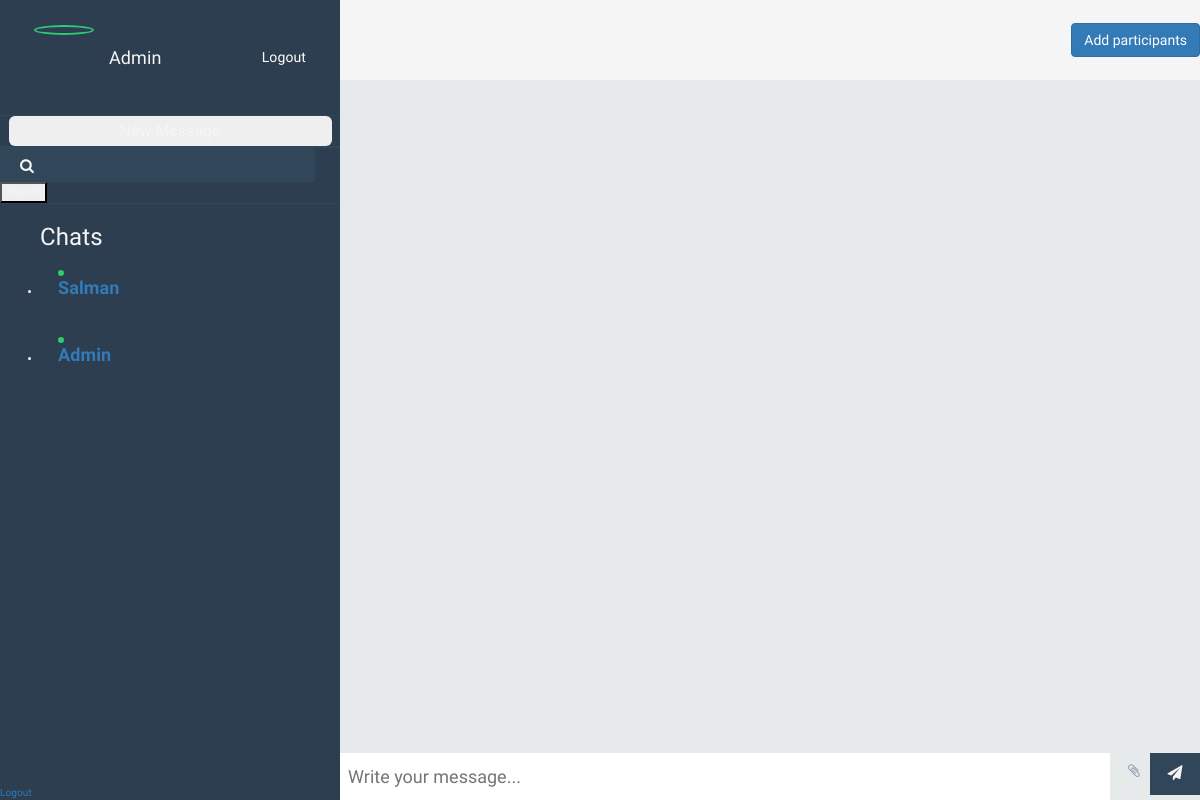
/1/ (signed in), run on an earlier commit of the app's database.
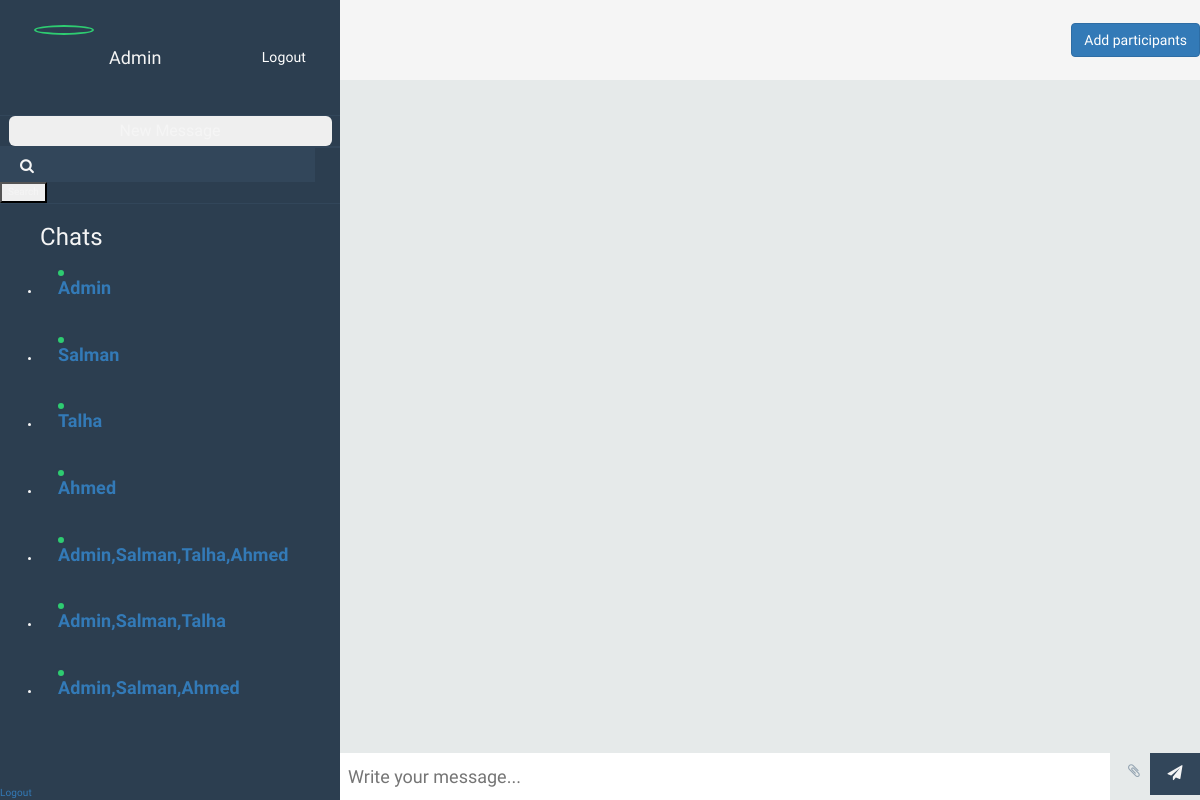
And on a later commit of the database.
### chat/models.py (models this page shows)
class Contact(models.Model):
    user = models.ForeignKey(User, related_name='friends', on_delete=models.CASCADE)
    friends = models.ManyToManyField('self', blank=True)
    def __str__(self):
        return self.user.username

class Chat(models.Model):
    participants = models.ManyToManyField(Contact, related_name='chats')
    messages = models.ManyToManyField(Message, blank=True)
    chat_name = models.CharField(max_length=30, blank=True)
    def __str__(self):
        return "{}".format(self.pk)

### chat/views.py (the view)
# urls.py: path('<str:chatId>/', room),
@login_required
def room(request, chatId):
    user_name = request.user.username
    user_object = User.objects.filter(username=user_name)
    chat = Chat.objects.all()
    user_chats = []
    chat_name = []
    new_list = []
    old_list = []
    names_list = []
    ok_list = []
    for i in range(len(chat)):
        chat_obj = chat[i]
        get_chat_obj = Chat.objects.get(id=str(chat_obj))
        participants = get_chat_obj.participants.order_by('user')
        if user_name in str(participants):
            item = Chat.objects.get(id=str(get_chat_obj))
            user_chats.append(item)
            names = item.participants.order_by('user')
            names_list.append(names)
    for i in range(len(names_list)):
        if len(names_list[i]) == 1:
            chat_name.append(Contact.objects.get(user=user_object[0]))
        elif len(names_list[i]) == 2:
            for j in range(len(names_list[i])):
                if user_name != str(names_list[i][j]):
                    chat_name_list = []
                    chat_name_list.append(names_list[i][j])
                    chat_name.append(chat_name_list[0])
        elif len(names_list[i]) > 2:
            new_list.append([])
            for k in range(len(names_list[i])):
                new_list[len(new_list)-1].append(names_list[i][k])
    for l in range(len(new_list)):
        str1 = ""
        t = new_list[l]
        for i in range(len(new_list[l])):
            str1+=(str(new_list[l][i])+",")
        chat_name.append(str1[:-1])
    form = forms.CreateContactForm()
    return render(request, 'chat/room.html', {
        'chatId': mark_safe(json.dumps(chatId)),
        'username': mark_safe(json.dumps(request.user.username)),
        'users': User.objects.all(),
        'contacts': Contact.objects.all(),
        'form': form,
        'chats' : zip(chat_name,user_chats)
        })

### chat/forms.py
class CreateContactForm(forms.Form):
	messages = forms.CharField(max_length=2)
	participants = forms.CharField(max_length=200)

### chat/templates/chat/room.html (shortened to what this page needs)
{% load static %}
<!DOCTYPE html>
<html>
  <head>
    <link rel='stylesheet prefetch' href='https://cdnjs.cloudflare.com/ajax/libs/meyer-reset/2.0/reset.min.css'>
    <link rel='stylesheet prefetch' href='https://cdnjs.cloudflare.com/ajax/libs/font-awesome/4.6.2/css/font-awesome.min.css'>
    <link href="//maxcdn.bootstrapcdn.com/bootstrap/4.0.0/css/bootstrap.min.css" rel="stylesheet" id="bootstrap-css">
    <link href="//netdna.bootstrapcdn.com/bootstrap/3.0.0/css/bootstrap.min.css" rel="stylesheet" id="bootstrap-css">
    <link rel="stylesheet" href="{% static 'style.css' %}" />
  </head>
<body>
  <div id="frame">
    <div id="sidepanel">
      <div id="profile">
        <div class="wrap">
          <img id="profile-img" src="https://clipartart.com/images/default-profile-picture-clipart-3.jpg" class="online" alt="" />
          <p style="text-transform: capitalize;font-size: 18px">{{ user.username }}</p>
          <a href="/accounts/logout/" style="font-size: 14px;color:white;float:right;">Logout</a>
          <div id="expanded">
          </div>
        </div>
      </div>
      <div id="search">
        <center>
        <button id="togglebtn" style="border: none;text-align: center;font-size: 16px;width:95%;height:30px;border-radius: 6px;">New Message</button>
      </center>
      </div>
          <div id="search">
      <label for=""><i class="fa fa-search" aria-hidden="true"></i></label>
      <form method="POST" id="search-form">
      <input id="search-input" type="text" name="search-input"/>
      <button type="submit">Search</button>
    </form>
    </div>
      <div id="contacts">
        <ul>
          <h3>Chats</h3>
          {% for name, id in chats %}
          <li class="contact">
            <div class="wrap">
              <span class="contact-status online"></span>
              <a href="/{{ id }}/"><div class="meta">
               <p class="name" style="text-transform: capitalize;font-size: 18px">{{ name }}</p>
                <p class="preview"></p>
              </a>
              </div>
            </div>
          </li>
          {% endfor %}
      </div>
      <div id="bottom-bar">
        <a href="/accounts/logout/">Logout</a>
      </div>
    <div class="content">
      <div class="contact-profile">
        <div class="social-media">
                        <button type="button" class="btn btn-primary" data-toggle="modal" data-target="#exampleModalCenter">
                          Add participants
                        </button>
                        </div>
        </div>
      </div>
      <div class="messages">
      </div>
      <div class="message-input">
        <div class="wrap">
        <input id="chat-message-input" type="text" placeholder="Write your message..." />
        <i class="fa fa-paperclip attachment" aria-hidden="true"></i>
        <button id="chat-message-submit" class="submit">
          <i class="fa fa-paper-plane" aria-hidden="true"></i>
        </button>
        </div>
      </div>
</body>
</html>

What changed in the data, as far as the page shows it:
shown differently, row unchanged: Contact "Admin": moves up the list
added Contact: user.username "Talha"
added Contact: user.username "Ahmed"
added Chat: name "Admin,salman,talha,ahmed"
added Chat: name "Admin,salman,talha"
added Chat: name "Admin,salman,ahmed"
